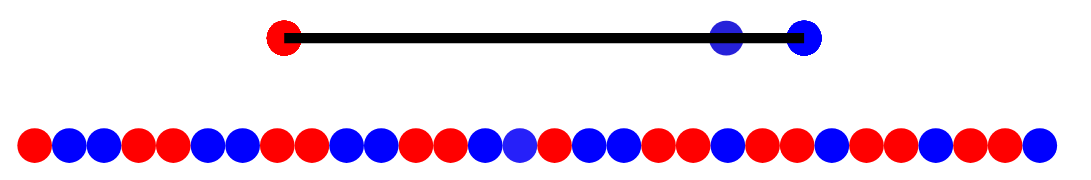
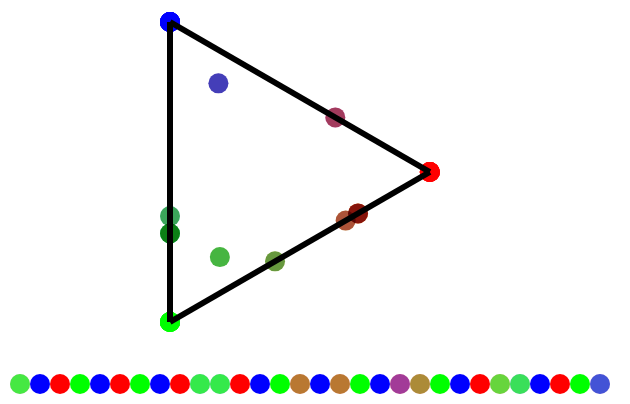
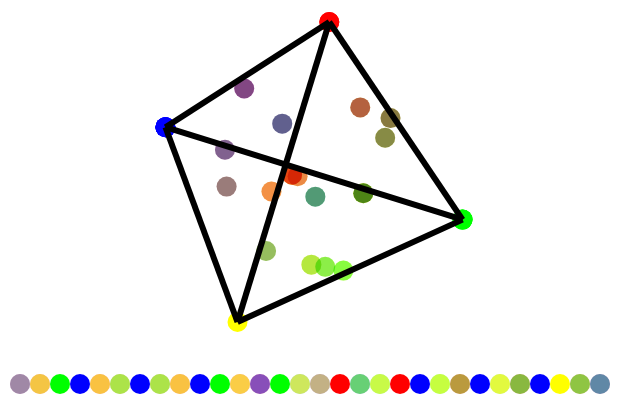
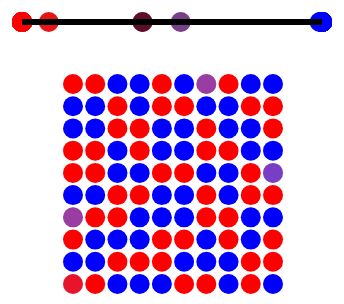

Notebook code cell kept with these figures, in order:
### Code cell
for desc, kwargs in kwargs_dict.items():
    
    print(desc)
    G, T, L, obj = P.po.solve_opt(**kwargs)
    pl = P.pl.plot_sol(G, T, L, kwargs['n_neigh'], obj, tit=None, remove_labels=True)
    
    if save:
        pl.save(os.path.join(outdir, 's1_' + desc + '.png'), scale_factor=5)
    pl.display()
